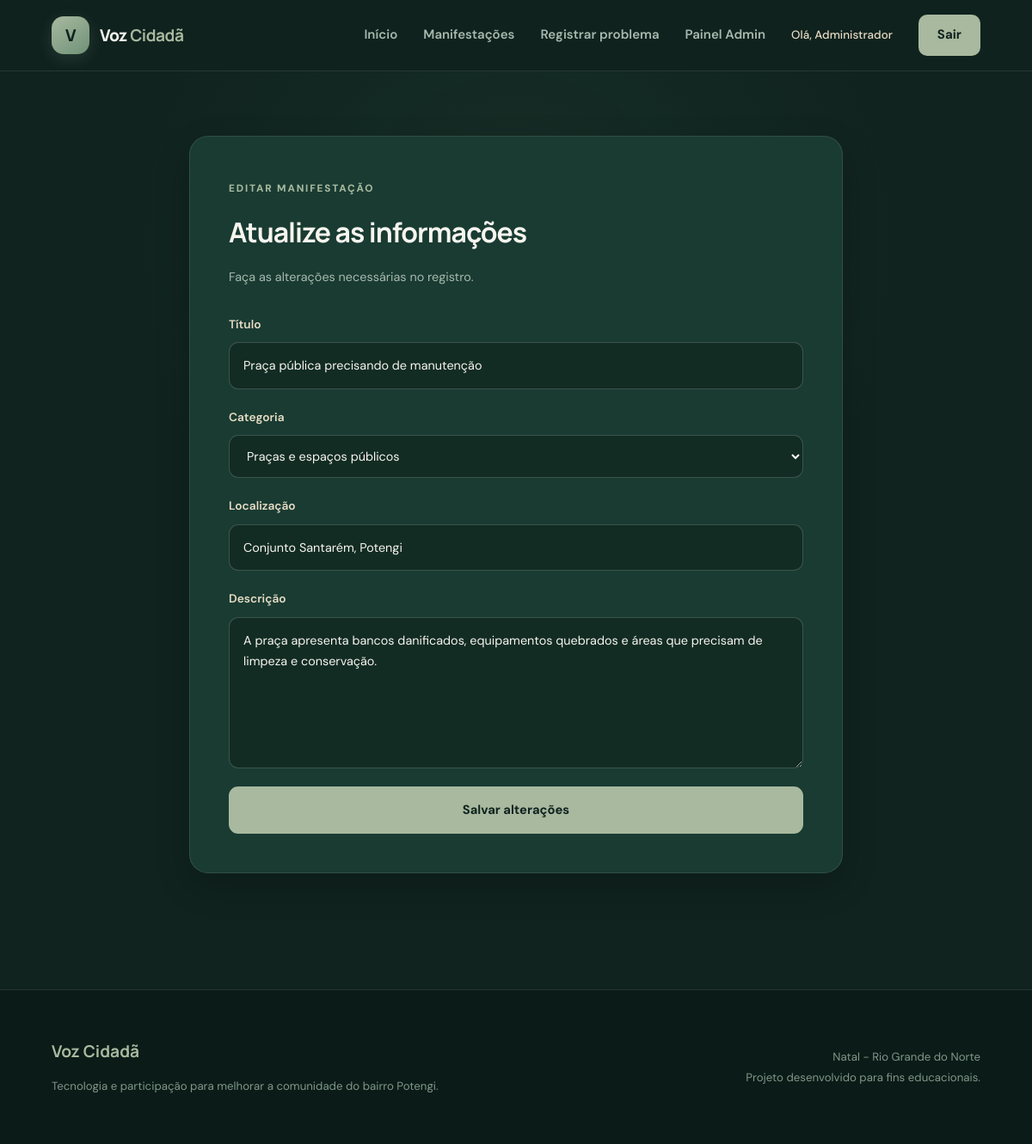
Screenshot of /manifestacao/5/editar (signed in) with the database file from the repository.
### app.py (models this page shows)
class Manifestacao(db.Model):
    __tablename__ = "manifestacoes"
    id = db.Column(
        db.Integer,
        primary_key=True
    )
    titulo = db.Column(
        db.String(150),
        nullable=False
    )
    descricao = db.Column(
        db.Text,
        nullable=False
    )
    localizacao = db.Column(
        db.String(150),
        nullable=False
    )
    status = db.Column(
        db.String(30),
        nullable=False,
        default="Pendente"
    )
    data_registro = db.Column(
        db.DateTime,
        default=datetime.now
    )
    usuario_id = db.Column(
        db.Integer,
        db.ForeignKey("usuarios.id"),
        nullable=False
    )
    categoria_id = db.Column(
        db.Integer,
        db.ForeignKey("categorias.id"),
        nullable=False
    )

class Categoria(db.Model):
    __tablename__ = "categorias"
    id = db.Column(
        db.Integer,
        primary_key=True
    )
    nome = db.Column(
        db.String(100),
        nullable=False,
        unique=True
    )
    manifestacoes = db.relationship(
        "Manifestacao",
        backref="categoria",
        lazy=True
    )

### app.py (the view, shortened to what this page needs)
@app.route(
    "/manifestacao/<int:id>/editar",
    methods=["GET", "POST"]
)
@login_obrigatorio
def editar_manifestacao(id):
    manifestacao = Manifestacao.query.get_or_404(id)
    categorias = Categoria.query.order_by(
        Categoria.nome
    ).all()
    return render_template(
        "editar_manifestacao.html",
        manifestacao=manifestacao,
        categorias=categorias
    )

### app.py (called while the page is built)
def login_obrigatorio(funcao):
    @wraps(funcao)
    def verificar_login(*args, **kwargs):
        if "usuario_id" not in session:
            flash("Você precisa fazer login para acessar esta página.", "erro")
            return redirect(url_for("login"))
        return funcao(*args, **kwargs)
    return verificar_login

### templates/editar_manifestacao.html (shortened to what this page needs)
{% extends "base.html" %}
{% block content %}
<section class="pagina-formulario">
    <div class="formulario-container formulario-grande">
        <div class="formulario-cabecalho">
            <span>
                EDITAR MANIFESTAÇÃO
            </span>
            <h1>
                Atualize as informações
            </h1>
            <p>
                Faça as alterações necessárias no registro.
            </p>
        </div>
        <form method="POST" class="formulario">
            <div class="campo">
                <label for="titulo">
                    Título
                </label>
                <input
                    type="text"
                    id="titulo"
                    name="titulo"
                    value="{{ manifestacao.titulo }}"
                    required
                >
            </div>
            <div class="campo">
                <label for="categoria_id">
                    Categoria
                </label>
                <select
                    id="categoria_id"
                    name="categoria_id"
                    required
                >
                    {% for categoria in categorias %}
                        <option
                            value="{{ categoria.id }}"
                            {% if categoria.id == manifestacao.categoria_id %}
                                selected
                            {% endif %}
                        >
                            {{ categoria.nome }}
                        </option>
                    {% endfor %}
                </select>
            </div>
            <div class="campo">
                <label for="localizacao">
                    Localização
                </label>
                <input
                    type="text"
                    id="localizacao"
                    name="localizacao"
                    value="{{ manifestacao.localizacao }}"
                    required
                >
            </div>
            <div class="campo">
                <label for="descricao">
                    Descrição
                </label>
                <textarea
                    id="descricao"
                    name="descricao"
                    rows="6"
                    required
                >{{ manifestacao.descricao }}</textarea>
            </div>
            <button type="submit" class="botao botao-principal botao-largo">
                Salvar alterações
            </button>
        </form>
    </div>
</section>
{% endblock %}

### static/css/style.css (style rules this page uses)
:root { --fundo: #10231F; --fundo-secundario: #142C25; --superficie: #193B32; --superficie-hover: #21483B; --verde-principal: #A8B99F; --verde-escuro: #245747; --verde-hover: #326C56; --verde-claro: #D4E0D0; --areia: #E8DCC5; --coral: #E98268; --branco: #F7F5EF; --texto: #F1F1E9; --texto-secundario: #A8B9AE; --texto-suave: #7F978A; --borda: rgba(210, 226, 212, 0.12); --borda-forte: rgba(210, 226, 212, 0.22); --vermelho: #E98268; --sombra: 0 15px 40px rgba(0, 0, 0, 0.20); --sombra-forte: 0 25px 60px rgba(0, 0, 0, 0.30); --raio: 18px; --transicao: all 0.3s ease; }
* { margin: 0; padding: 0; box-sizing: border-box; }
html { scroll-behavior: smooth; scrollbar-color: #426B58 #10231F; }
body { font-family: 'DM Sans', sans-serif; background-color: var(--fundo); color: var(--texto); line-height: 1.7; overflow-x: hidden; }
button, input, select, textarea { font: inherit; }
.botao { display: inline-flex; align-items: center; justify-content: center; text-decoration: none; border: 1px solid transparent; cursor: pointer; font-family: inherit; font-size: 0.92rem; font-weight: 700; padding: 14px 23px; border-radius: 11px; transition: var(--transicao); }
.botao-principal { background: var(--verde-principal); color: var(--fundo); }
.botao-largo { width: 100%; }
.titulo-secao > span, .pagina-cabecalho > div > span, .formulario-cabecalho > span { color: var(--verde-principal); font-size: 0.74rem; font-weight: 800; letter-spacing: 1.8px; }
.pagina-formulario { min-height: 78vh; padding: 75px 20px; display: flex; justify-content: center; align-items: center; background: radial-gradient( circle at 50% 20%, rgba(66, 119, 88, 0.13), transparent 45% ), var(--fundo); }
.formulario-container { width: 100%; max-width: 520px; background: var(--superficie); padding: 45px; border: 1px solid var(--borda); border-radius: 22px; box-shadow: var(--sombra); }
.formulario-grande { max-width: 760px; }
.formulario-cabecalho { margin-bottom: 32px; }
.formulario-cabecalho h1 { margin: 12px 0; font-family: 'Manrope', sans-serif; font-size: 2rem; color: var(--branco); letter-spacing: -1px; }
.formulario-cabecalho p { color: var(--texto-secundario); font-size: 0.9rem; }
.formulario { display: flex; flex-direction: column; gap: 21px; }
.campo { display: flex; flex-direction: column; gap: 9px; }
.campo label { color: var(--areia); font-size: 0.86rem; font-weight: 600; }
.campo input, .campo select, .campo textarea { width: 100%; padding: 14px 16px; background: #122C24; color: var(--branco); border: 1px solid var(--borda-forte); border-radius: 11px; font-family: inherit; font-size: 0.9rem; outline: none; transition: var(--transicao); }
.campo input::placeholder, .campo textarea::placeholder { color: var(--texto-suave); }
.campo select option { background: var(--superficie); color: var(--branco); }
.campo textarea { min-height: 130px; resize: vertical; }

### rows the page displays
Manifestacao: titulo "Praça pública precisando de manutenção", categoria_id "Praças e espaços públicos", localizacao "Conjunto Santarém, Potengi", descricao "A praça apresenta bancos danificados, equipamentos quebrados e áreas que precisam de limpeza e conservação."

### other values shown
{{ session.get("usuario_nome") }} "Administrador"
